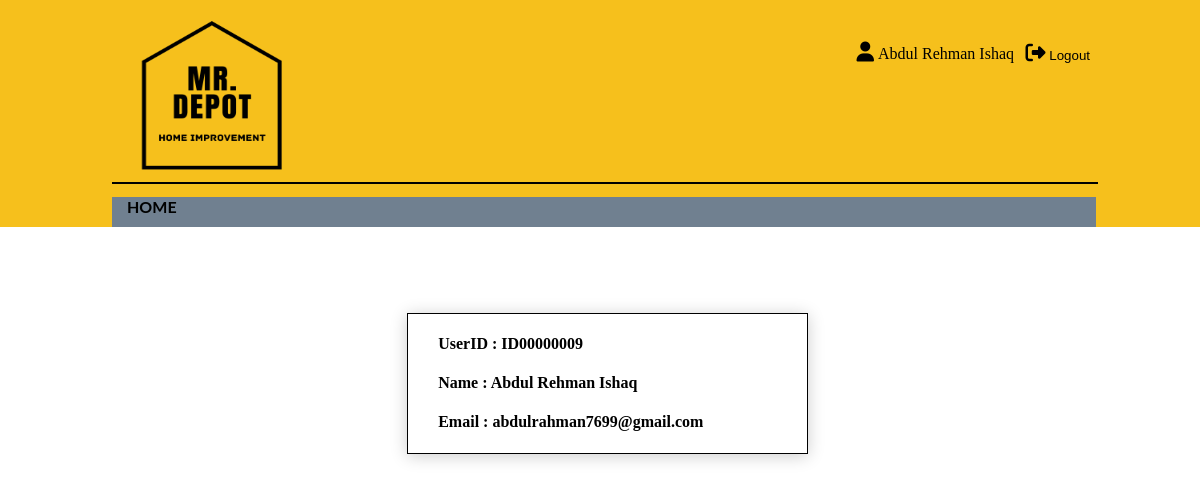
Screenshot of /user/index.php (signed in) with the database file from the repository.
### tables this page shows
CREATE TABLE `user` (
  `userID` varchar(255) NOT NULL,
  `username` varchar(100) NOT NULL,
  `email` varchar(50) NOT NULL,
  `password` varchar(50) NOT NULL,
  `role` varchar(10) NOT NULL
);

### user/index.php (the view)
<?php
	include ('header.php');
	$sql = "SELECT * FROM user WHERE userID='$userID'";
	$result = $connection->query($sql);
	$data = $result->fetch_array();
	echo '
		<div class="body-main">
			<div class="wrap">
				<br><br><br>
				<div class="single-content user-account">
					<div class="user-form-account">
						<h4>UserID : '.$data['userID'].'</h4>
						<h4>Name : '.$data['username'].'</h4>
						<div class="show-form" id="accountName">
							<form action="" method="POST">
								<input type="text" name="name" value="'.$data['username'].'" required>
								<br><br>
								<button class="btn-submit" type="submit" name="fullname-save" value="'.$userID.'">Save</button>
								<button class="btn-submit" onclick="closeForm()">Cancel</button>
							</form>
						</div>
						<h4>Email : '.$data['email'].'</h4>
						<div class="show-form" id="accountContact">
							<form action="" method="POST">
								<br><br>
								<button class="btn-submit" type="submit" name="contact-save" value="'.$userID.'">Save</button>
								<button class="btn-submit" onclick="closeForm2()">Cancel</button>
							</form>
						</div>
					</div>
				</div>
				<br><br>
			</div>
		</div>
	';
?>

### user/header.php (shortened to what this page needs)
<?php
	require ('../config.php');
    $userID = $_SESSION['user'];
    $sql = "SELECT userName FROM user WHERE userID='$userID'";
    $result = $connection->query($sql);
    $user = $result->fetch_array();
	echo'
		<!DOCTYPE html>
		<html>
			<head>
				<title>Mr. Depot | Household Items & Hardware</title>
				<link rel="stylesheet" type="text/css" href="../css/style.css" />
				<link rel="shortcut icon" type="../image/icon" href="../images/favicon.png"/>
				<link rel="stylesheet" href="../css/all.css">
			</head>
			<body>
				<div class="header-main user">
					<div class="wrap">
						<div class="logo-main">
							<a href="../index.php"><img src="../images/logo.png" width="200px" height="175px"></a>
						</div>
						<div class="mini-user-site">
							<a href="index.php"><i class="fas fa-user"></i>&nbsp;'.$user['userName'].'</a>
							<form action="" method="POST">
								<button class="btn-logout" type="submit" name="logout">
									<i class="fas fa-sign-out-alt"></i>&nbsp;Logout
								</button>
							</form>
						</div>
						<br><br><br><br><br><br><br><br><br>
						<hr>
						<br>
						<ul class="main-menu">
							<li><a href="../index.php">Home</a></li>
						</ul>
					</div>
				</div>
	';
?>

### css/style.css (style rules this page uses)
body { margin :0px; overflow-x: hidden; font-family: Calibri; }
a { color: black; text-decoration: none; }
i.fas.fa-user, i.fas.fa-shopping-cart, i.fas.fa-sign-out-alt, i.far.fa-money-bill-alt, i.fas.fa-credit-card { font-size: 20px; }
form { width: 100%; }
::placeholder { color:black; }
.single-content.payment ::placeholder, .single-content.user-account ::placeholder { color: #000000; }
.header-main, .footer-main { display: -webkit-box; background-color: #f6c01c; }
.header-main hr, .body-main hr { float: left; width: 100%; border-style: solid; border-color: black; border-width: 0.5px; }
.body-main { display: -webkit-box; }
.wrap { padding: 1%; width: 82%; margin: 0 120px 0 100px; }
.header-main .wrap { padding-bottom: 0px; }
.logo-main { width: 33.333%; float: left; height: 90px; }
.logo-main a { display: -webkit-box; text-align: -webkit-center; }
.mini-user-site { width: 33.333%; float: right; text-align: right; margin-top: 3%; }
.main-menu { float: left; width: 100%; text-align: left; margin-top: -8px; text-transform: uppercase; font-weight: 400; font-weight: bold; font-family: Lato,Arial,'Helvetica Neue',Helvetica,sans-serif; list-style: none; padding: 0px; margin-bottom: 0px; background-color: slategrey; }
.main-menu li { display: inline-block; height: 29px; }
.main-menu a { padding: 0 15px; }
.single-content { display: -webkit-box; }
.header-main.user ul.main-menu { margin-top: 5px; }
.header-main.user .main-menu li { height: 30px; }
.user .mini-user-site form { display: inline-block; float: right; width: 25%; }
button.btn-logout { background: none; border: none; cursor: pointer; }
.single-content.user-account { margin: 2% 30% 0 30%; }
.user-form-account { width: 86%; border: 1px solid #000000; border-radius: 0px; padding: 0px 30px 0px 30px; box-shadow: 0px 2px 16px 0px rgba(0,0,0,0.2); }

### rows the page displays
user: username "Abdul Rehman Ishaq", userID "ID00000009", email "abdulrahman7699@gmail.com"
